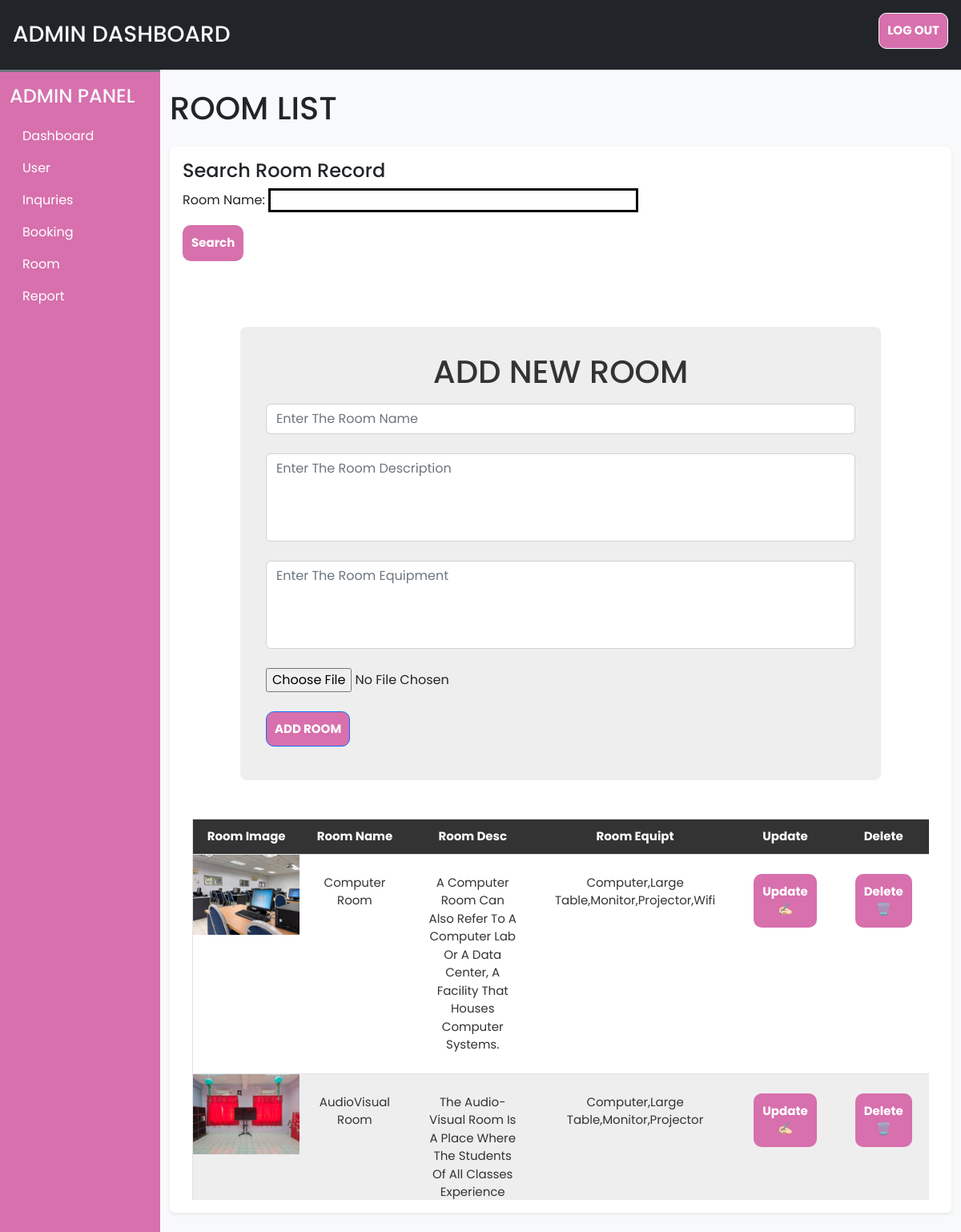
The app's page /admin/roomList.php (signed in) with its own data.
### tables this page shows
CREATE TABLE `room` (
  `id` int(11) NOT NULL,
  `name` varchar(225) NOT NULL,
  `description` varchar(500) NOT NULL,
  `equiptment` varchar(225) NOT NULL,
  `image` varchar(225) NOT NULL
);

### admin/roomList.php (the view, shortened to what this page needs)
<!DOCTYPE html>
<html>
<head>
   <link rel="stylesheet" href="css/common.css">
<?php
require('inc/links.php');
?>
</head>
<body class="bg-light">
<?php
    require('inc/header.php')
?>
<div class="container-fluid" id="main-content">
    <div class="row">
        <div class="col-lg-10 ms-auto p4 overflow-hidden">
            <br>
            <h1 class="mb-4 ">ROOM LIST</h1>
            <div class="card border-0 shadow-sm mb-4">
                <div class="card-body">
                <form action="roomFound.php" method="post">
                <h4>Search Room Record</h4>
                <p><label class="label" for="name">Room Name:</label>
                <input id="name" type="text"style="border-style:solid;" name="name" size="30"
                maxlength="50" value="<?php if (isset($_POST['name']))
                echo $_POST['name'];?>"/></p>
                <input class="btn" id="submit" type="submit" name="submit" value="Search"/></p>
                </form>
                <br>
                <div class="container">
                <section>
                  <form action="" method="post" class="add-product-form" enctype="multipart/form-data">
                     <h3>Add new room</h3>
                     <div class="form-group">
                           <input type="text" name="p_name" class="form-control" placeholder="Enter the room name" required>
                     </div>
                     <br>
                     <div class="form-group">
                           <textarea name="p_desc" class="form-control" rows="4" placeholder="Enter the room description"
                           style="resize: none;" required></textarea>
                     </div>
                     <br>
                     <div class="form-group">
                           <textarea name="p_equipt" class="form-control" rows="4" placeholder="Enter the room equipment"
                           style="resize: none;" required></textarea>
                     </div>
                     <br>
                     <div class="form-group">
                           <input type="file" name="p_image" accept="image/png, image/jpg, image/jpeg" class="form-control-file" required>
                     </div>
                     <br>
                     <button type="submit" class="btn btn-primary" name="add_product">ADD ROOM</button>
                  </form>
               </section>
                  <br>
                  <section class="display-product-table">
                  <div class="table-responsive-md" style="height:500px; overflow-y: scroll;">
                  <table class="table table-hover border">
                        <thead class="sticky-top">
                        <tr class="bg-dark text-light">
                        <th scope="col">Room Image</th>
                        <th scope="col">Room Name</th>
                        <th scope="col">Room Desc</th>
                        <th scope="col">Room Equipt</th>
                        <th scope="col" >Update</th>
                        <th scope="col" >Delete</th>
                        </tr>
                    </thead>
                    <tbody>
                     <br>
                           <?php
                              $select_products = mysqli_query($con, "SELECT * FROM `room`");
                              if(mysqli_num_rows($select_products) > 0){
                                 while($row = mysqli_fetch_assoc($select_products)){
                           ?>
                           <tr>
                              <td><img src="./uploaded_img/<?php echo $row['image']; ?>" height="100" alt=""></td>
                              <td><?php echo $row['name']; ?></td>
                              <td><?php echo $row['description']; ?></td>
                              <td><?php echo $row['equiptment']; ?></td>
                              <td><a class="btn" href="roomUpdate.php?edit=<?php echo $row['id']; ?>"></i>update ✍🏻</a></td>
                              <td><a class="btn" href="roomList.php?delete=<?php echo $row['id']; ?>" onclick="return confirm('are your sure you want to delete this?');"></i>delete 🗑️</a></td>
                           </tr>
                           <?php
                              };
                              }else{
                                 echo "<div class='empty'>no room added</div>";
                              };
                           ?>
                        </tbody>
                     </table>
               </section>
                </div>
            </div>
        </div>
    </div>
</div>
</body>
</html>

### admin/css/common.css (style rules this page uses)
:root { --blue:#EC87C0; --darkblue:#D770AD; --black:#333; --white:#fff; --bg-color:#eee; --dark-bg:rgba(0,0,0,.7); --box-shadow:0 .5rem 1rem rgba(0,0,0,.1); --border:.1rem solid #999; }
* { font-family: 'Poppins', sans-serif; margin:0; padding:0; box-sizing: border-box; outline: none; border:none; text-decoration: none; text-transform: capitalize; }
.btn { width: auto ; height: auto; text-align: center; background-color:var(--darkblue); color:var(--white); font-size: 15px; padding:10px; border-radius: 10px; cursor: pointer; margin-bottom: 10px; text-decoration: none; font-weight: bold; }

### records on screen
room: image (picture), name "Computer Room", description "A Computer Room Can Also Refer To A Computer Lab Or A Data Center, A Facility That Houses Computer Systems.", equiptment "Computer,large Table,monitor,projector,wifi"
room: image (picture), name "AudioVisual Room", description "The Audio-Visual Room Is A Place Where The Students Of All Classes Experience…", equiptment "Computer,large Table,monitor,projector"
